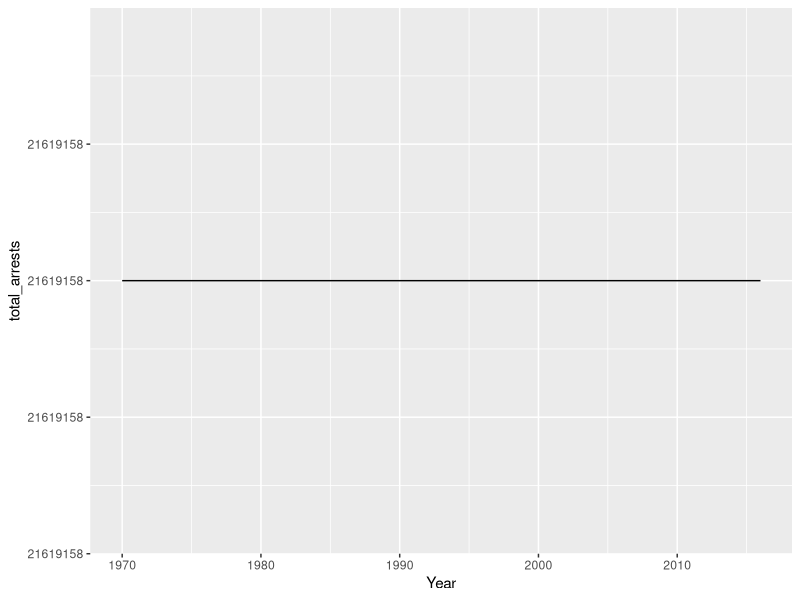
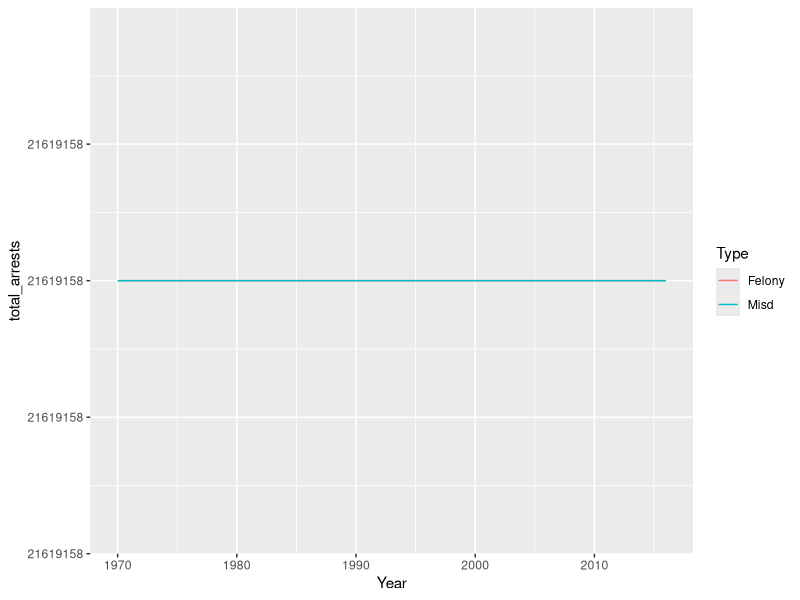
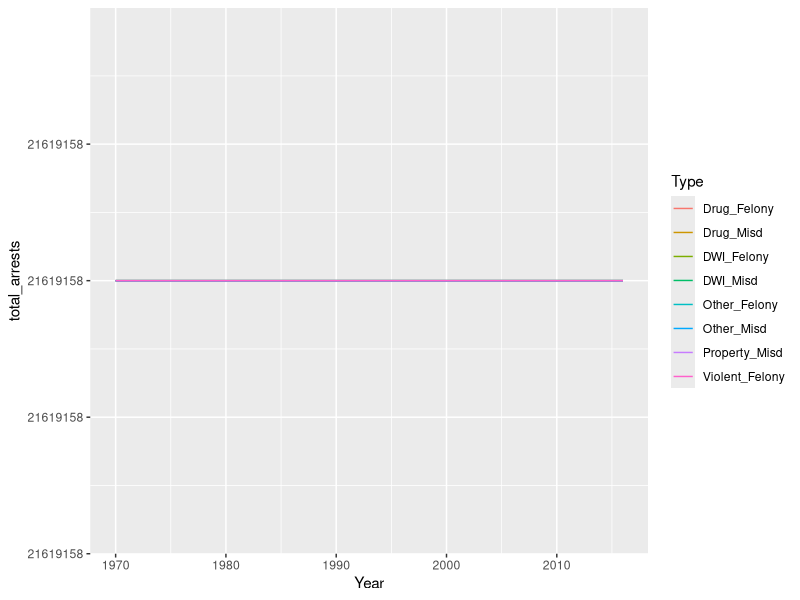
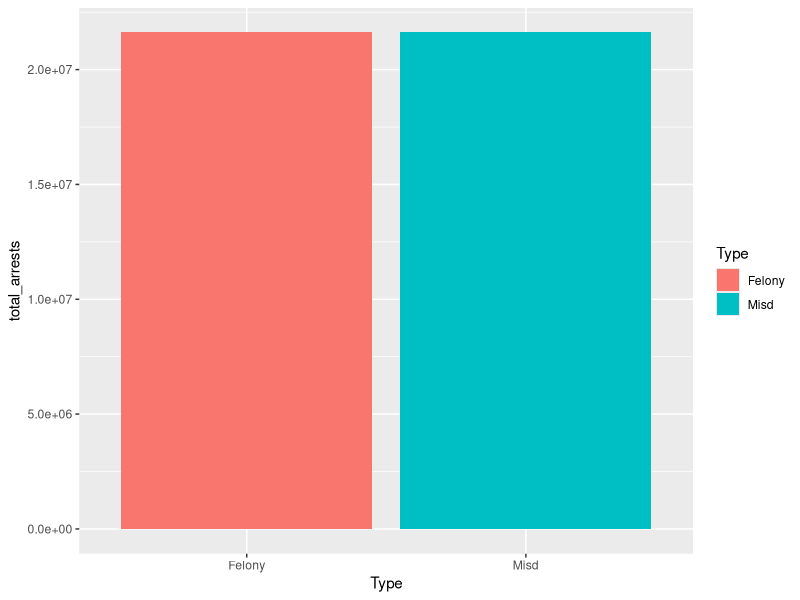
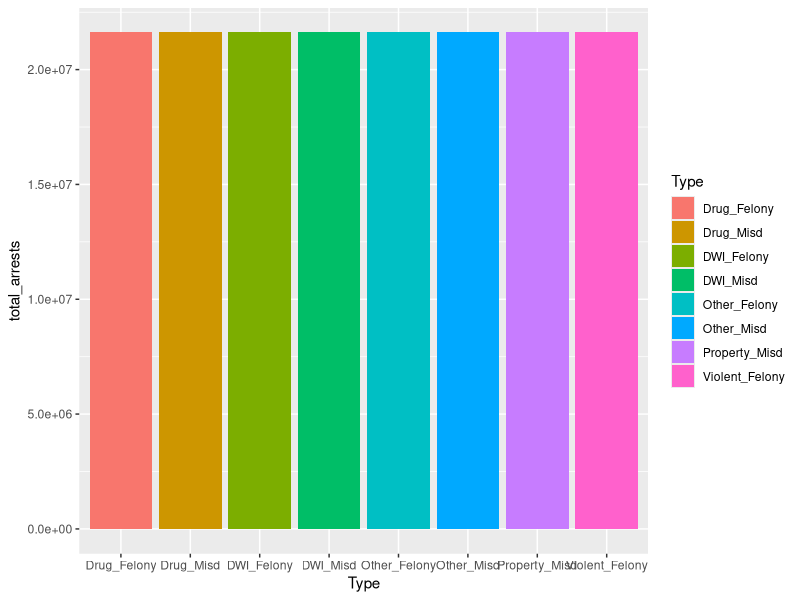
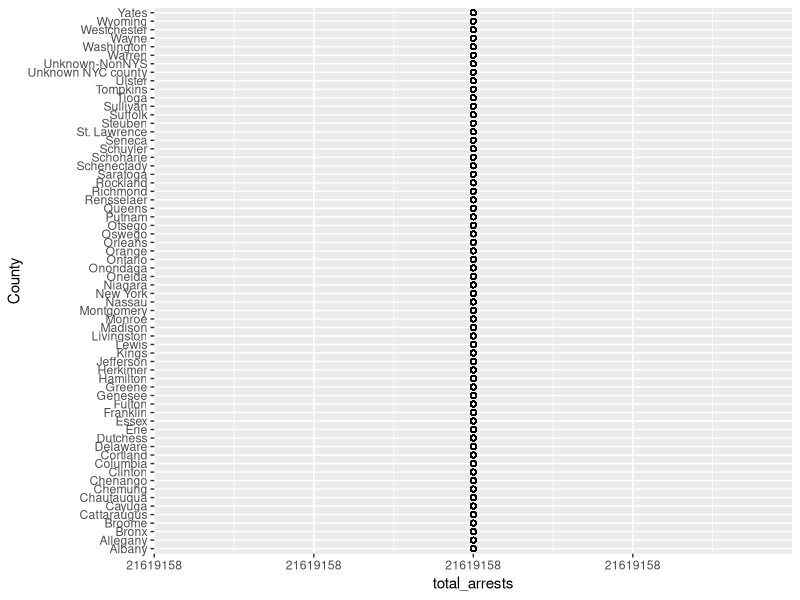

These figures' R source, in order:
## ---- chunk 1
require(tidyverse)
 
## ---- chunk 2
arrest_data <- read.csv('ny_adults_arrests.csv')

#Select the Year and Total
total_arrests_by_year <- arrest_data %>% select(Year, Total)  %>% 
                        group_by( Year )  %>% 
                        group_by( Year, total_arrests = sum(Total)) 

ggplot(total_arrests_by_year, aes(x= Year, y= total_arrests)) + geom_line()

arrest_data_long <- arrest_data %>% 
      select(-contains("Total"))  %>%   
      gather(3:10, key = "Type", value = "Total")

arrest_category_year <- arrest_data_long  %>% 
  mutate(Type = str_extract(Type, "[^_]+$") ) %>% 
  group_by(Year, Type)%>% 
  group_by(Year, Type, total_arrests = sum(Total))
## ---- chunk 3

ggplot(data = arrest_category_year , aes(x = Year, y= total_arrests, color = Type)) + geom_line()


## ---- chunk 4

total_arrests_by_year_type <-  arrest_data_long %>% 
   select(Year, Type, Total) %>%
  group_by(Year,Type)  %>%
  group_by(Year,  Type, total_arrests = sum(Total)) 

# arrest further broken down by type
ggplot(total_arrests_by_year_type, aes(x= Year, y= total_arrests, color=Type)) + geom_line()
## ---- chunk 5

arrest_category <- arrest_data_long  %>% 
  mutate(Type = str_extract(Type, "[^_]+$") ) %>% 
  group_by( Type)%>% 
  group_by( Type, total_arrests = sum(Total))
 
arrest_num_summary <- summarise(arrest_category)

#% of felony vs misd
round((arrest_num_summary$total_arrests/ sum(arrest_num_summary$total_arrests) ) *100)

ggplot(data = arrest_category , aes(x = Type, y= total_arrests, fill=Type)) +
   geom_bar(stat="identity", position=position_dodge())

total_arrests_by_type <-  arrest_data_long %>%
          select( Type, Total) %>% 
          group_by(Type) %>% 
          group_by(Type, total_arrests = sum(Total)) 

ggplot(total_arrests_by_type, aes(x= Type, y= total_arrests, fill = Type)) + 
  geom_bar(stat="identity", position=position_dodge())

## ---- chunk 6


total_county <- arrest_data_long %>%
          select( County, Total) %>% 
          group_by(County) %>% 
          group_by(County, total_arrests = sum(Total)) 
ggplot(total_county, aes(x= total_arrests, y= County)) + geom_point(shape=1)

